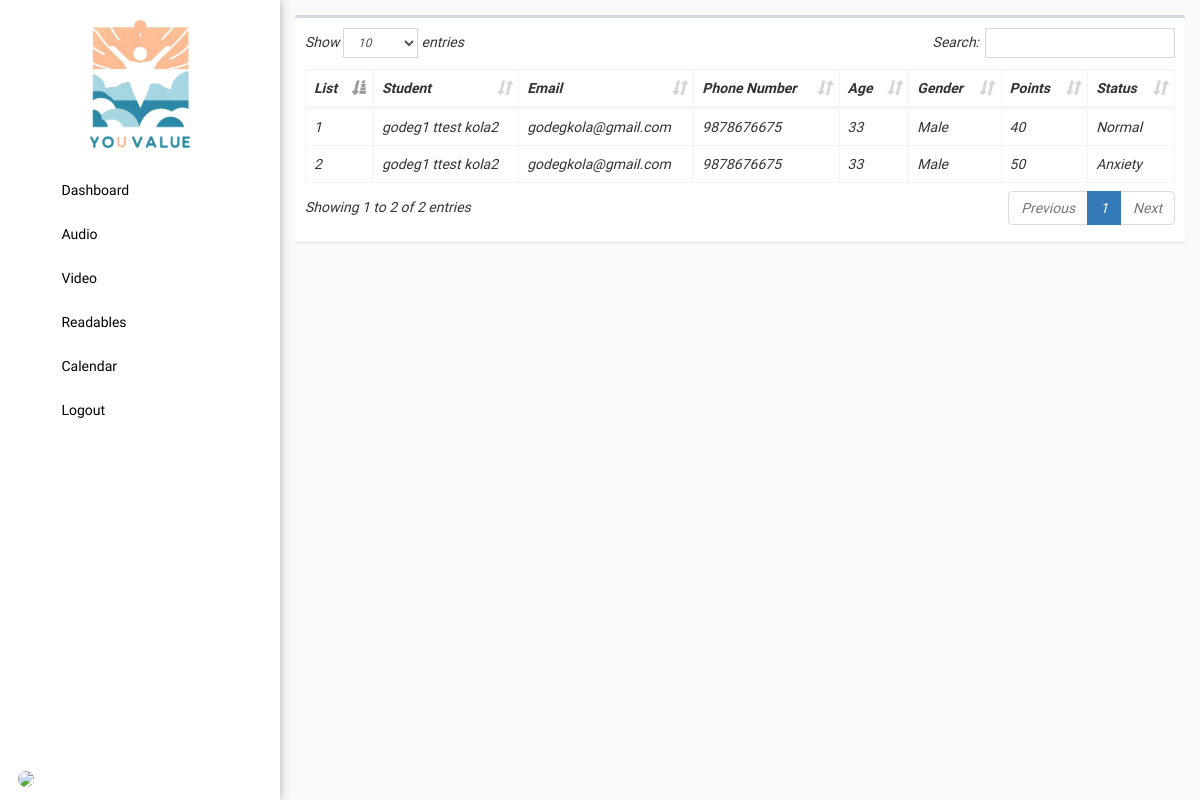
Before: /admin/students.php with the older database file.
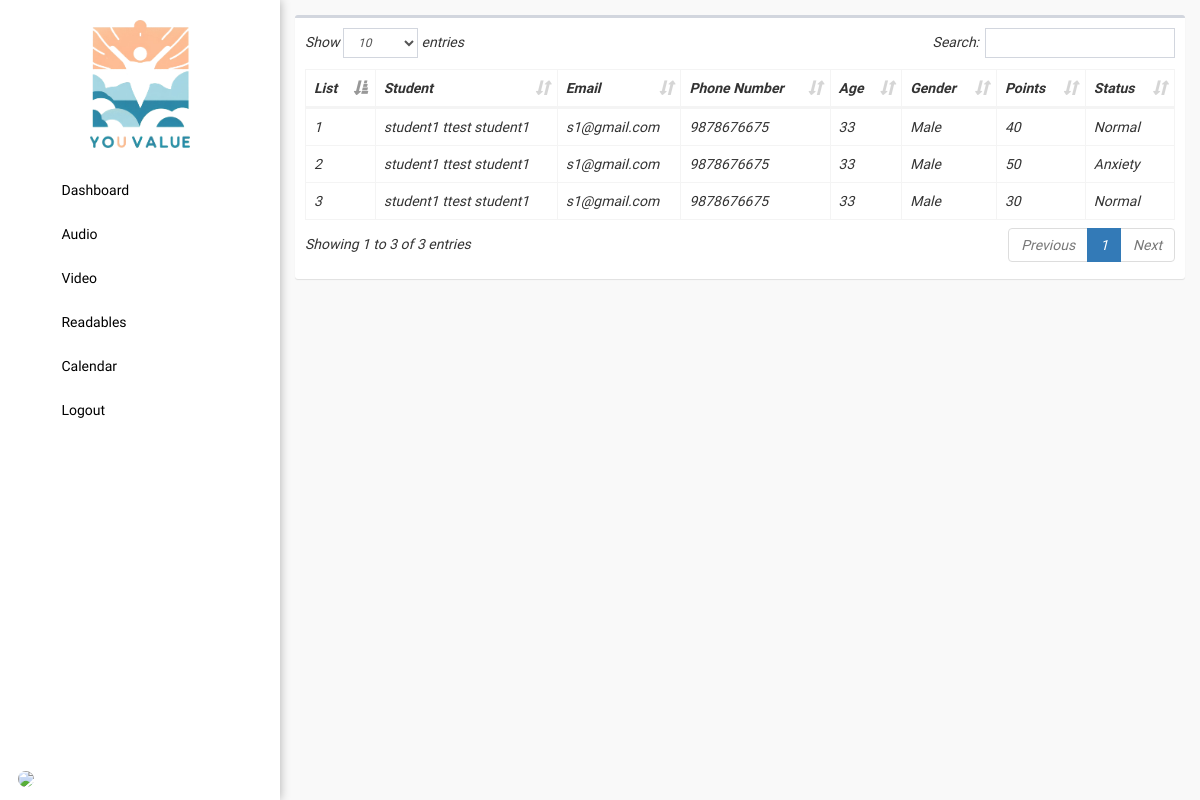
After: the same page with the newer database file.
### tables this page shows
CREATE TABLE `scores` (
  `id` int(11) NOT NULL,
  `code` text NOT NULL,
  `users_id` int(11) NOT NULL,
  `score` int(11) NOT NULL,
  `date` datetime NOT NULL DEFAULT current_timestamp()
);

CREATE TABLE `users` (
  `id` int(11) NOT NULL,
  `img` text NOT NULL,
  `firstname` text NOT NULL,
  `lastname` text NOT NULL,
  `middlename` text NOT NULL,
  `phone_number` text NOT NULL,
  `age` text NOT NULL,
  `gender` text NOT NULL,
  `email` text NOT NULL,
  `password` text NOT NULL,
  `passwordtxt` text NOT NULL,
  `contact` text NOT NULL,
  `address` text NOT NULL,
  `code` int(11) NOT NULL,
  `type` int(1) NOT NULL COMMENT '0=student,1=faculty,2=admin',
  `datetake` date NOT NULL DEFAULT current_timestamp(),
  `totaltake` tinyint(1) NOT NULL
);

### config/config.php (called while the page is built, shortened)
<?php
class Connection{
	private $servername = "localhost";
	private $username = "root";
	private $password = "";
	private $dbname = "youvalue";
	public function conn(){
		try {
		$this->dsn = "mysql:host=".$this->servername.";dbname=".$this->dbname;
		$this->pdo = new PDO($this->dsn, $this->username, $this->password);
		$this->pdo->setAttribute(PDO::ATTR_ERRMODE, PDO::ERRMODE_EXCEPTION);
		$this->pdo->setAttribute(PDO::ATTR_DEFAULT_FETCH_MODE, PDO::FETCH_ASSOC);
		return $this->pdo;
		} catch (Exception $e) {
			echo 'error'. $e->getmessage();
		}
	}
}
?>

### admin/students.php (the view, shortened to what this page needs)
<?php
  include '../config/config.php';
  class data extends Connection{
    public function managedata(){
?>
<!DOCTYPE html>
<html>
<head><?php include 'head.php'; ?></head>
<body class="hold-transition skin-blue sidebar-mini">
  <div class="wrapper">
    <?php include 'sidebar.php'; ?>
    <div class="content-wrapper" style="height: 100vh;background-color: #f9f9f9;overflow-y: auto;">
      <section class="content">
        <div class="row">
          <div class="col-xs-12">
            <div class="box">
              <div class="box-body table-responsive">
                <table id="example1" class="table table-bordered">
                  <thead>
                    <th>List</th>
                    <th>Student</th>
                    <th>Email</th>
                    <th>Phone Number</th>
                    <th>Age</th>
                    <th>Gender</th>
                    <th>Points</th>
                    <th>Status</th>
                  </thead>
                  <tbody>
                    <?php $sql = "SELECT * FROM users INNER JOIN scores ON users.id=scores.users_id";
                    $stmt = $this->conn()->query($sql);
                    $id = 1;
                    while ($row = $stmt->fetch()) { ?>
                      <tr>
                        <td><?php echo $id; ?></td>
                        <td><?php echo $row['firstname'] ?> <?php echo $row['middlename'] ?> <?php echo $row['lastname'] ?></td>
                        <td><?php echo $row['email'] ?></td>
                        <td><?php echo $row['phone_number'] ?></td>
                        <td><?php echo $row['age'] ?></td>
                        <td><?php echo $row['gender'] ?></td>
                        <td><?php echo $row['score'] ?></td>
                        <td>
                          <?php if ($row['score'] >= 1 && $row['score'] <= 49) {
                            echo "Normal";
                          }else if ($row['score'] >= 50 && $row['score'] <= 69) {
                            echo "Anxiety";
                          }else if ($row['score'] >= 70 && $row['score'] <= 90) {
                            echo "Depressed";
                          } ?>
                        </td>
                      </tr>
                    <?php $id++; } ?>
                  </tbody>
                </table>
              </div>
            </div>
          </div>
        </div>
      </section>
    </div>
  </div>
</body>
</html>
<?php } } $data = new data(); $data->managedata(); ?>

Changed rows visible on the page:
changed through a linked row, scores (number 1 of 3 on the later page): users.firstname "godeg1" → "student1"; users.lastname "kola2" → "student1"; users.email "godegkola@gmail.com" → "s1@gmail.com"
changed through a linked row, scores (number 2 of 3 on the later page): users.firstname "godeg1" → "student1"; users.lastname "kola2" → "student1"; users.email "godegkola@gmail.com" → "s1@gmail.com"
added scores: users.firstname "student1", users.middlename "ttest", users.lastname "student1", users.email "s1@gmail.com", users.phone_number "9878676675", users.age "33", users.gender "Male", score "30", shows "Normal"
Other visible differences:
text written by a page script: "Show entries Search: Showing 1 to 2 of 2 entries Previous 1 Next" → "Show entries Search: Showing 1 to 3 of 3 entries Previous 1 Next"
